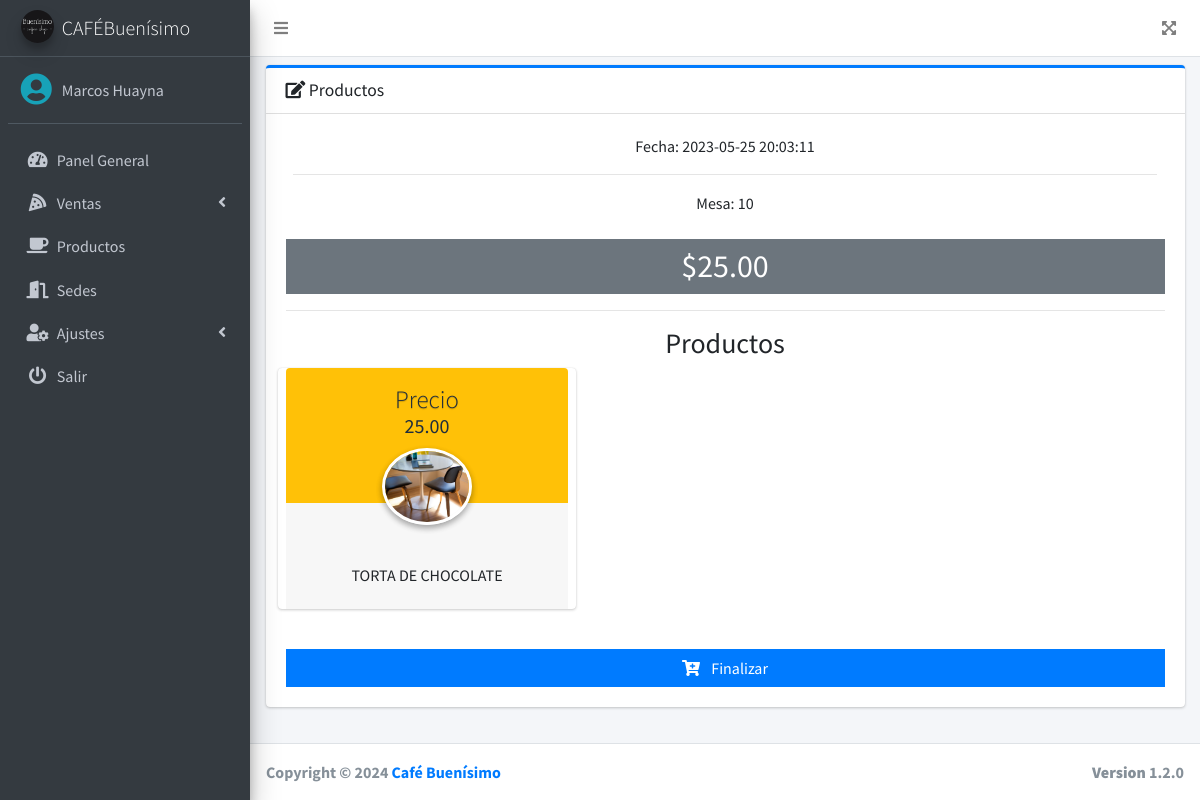
Page /src/finalizar.php?id_sala=2&mesa=10 (signed in) on the committed database.
### tables this page shows
CREATE TABLE `pedidos` (
  `id` int(11) NOT NULL,
  `id_sala` int(11) NOT NULL,
  `num_mesa` int(11) NOT NULL,
  `fecha` timestamp NOT NULL DEFAULT current_timestamp() ON UPDATE current_timestamp(),
  `total` decimal(10,2) NOT NULL,
  `observacion` text DEFAULT NULL,
  `estado` enum('PENDIENTE','FINALIZADO') NOT NULL DEFAULT 'PENDIENTE',
  `id_usuario` int(11) NOT NULL
);

CREATE TABLE `detalle_pedidos` (
  `id` int(11) NOT NULL,
  `nombre` varchar(200) NOT NULL,
  `precio` decimal(10,2) NOT NULL,
  `cantidad` int(11) NOT NULL,
  `id_pedido` int(11) NOT NULL
);

### src/finalizar.php (the view, shortened to what this page needs)
<?php
if ($_SESSION['rol'] == 1 || $_SESSION['rol'] == 3 || $_SESSION['rol'] == 5) {
$id_sala = $_GET['id_sala'];
$mesa = $_GET['mesa'];
include_once "includes/header.php";
?>
<div class="card card-primary card-outline">
    <div class="card-header">
        <h3 class="card-title">
            <i class="fas fa-edit"></i>
            Productos
        </h3>
    </div>
    <div class="card-body">
        <div class="row">
            <?php
            include "../conexion.php";
            $query = mysqli_query($conexion, "SELECT * FROM pedidos WHERE id_sala = $id_sala AND num_mesa = $mesa AND estado = 'PENDIENTE'");
            $result = mysqli_fetch_assoc($query);
            if (!empty($result)) { ?>
                <div class="col-md-12 text-center">
                    <div class="col-12">
                        Fecha: <?php echo $result['fecha']; ?>
                        <hr>
                        Mesa: <?php echo $_GET['mesa']; ?>
                    </div>
                    <div class="bg-gray py-2 px-3 mt-4">
                        <h2 class="mb-0">
                            $<?php echo $result['total']; ?>
                        </h2>
                    </div>
                    <hr>
                    <h3>Productos</h3>
                    <div class="row">
                    <?php $id_pedido = $result['id'];
                    $query1 = mysqli_query($conexion, "SELECT * FROM detalle_pedidos WHERE id_pedido = $id_pedido");
                    while ($data1 = mysqli_fetch_assoc($query1)) { ?>
                        <div class="col-md-4 card card-widget widget-user">
                            <div class="widget-user-header bg-warning">
                                <h3 class="widget-user-username">Precio</h3>
                                <h5 class="widget-user-desc"><?php echo $data1['precio']; ?></h5>
                            </div>
                            <div class="widget-user-image">
                                <img class="img-circle elevation-2" src="../assets/img/mesa.jpg" alt="User Avatar">
                            </div>
                            <div class="card-footer">
                                <div class="description-block">
                                    <span><?php echo $data1['nombre']; ?></span>
                                </div>
                            </div>
                        </div>
                    <?php } ?>
                    </div>
                    <div class="mt-4">
                        <a class="btn btn-primary btn-block btn-flat finalizarPedido" href="#">
                            <i class="fas fa-cart-plus mr-2"></i>
                            Finalizar
                        </a>
                    </div>
                </div>
            <?php } ?>
        </div>
    </div>
</div>
<?php include_once "includes/footer.php";
} else {
    header('Location: permisos.php');
} ?>

### rows in the picture
pedidos: fecha "2023-05-25 20:03:11", total "25.00"
detalle_pedidos: precio "25.00", nombre "TORTA DE CHOCOLATE"

### other values in the picture
$_SESSION['nombre'] "Marcos Huayna"
$_GET['mesa'] "10"
